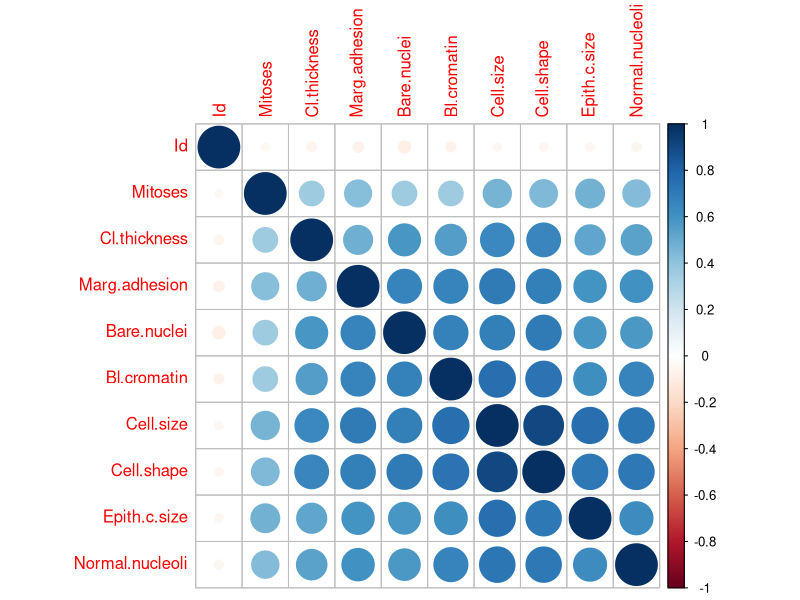

Recreate this plot in R. (Note: this script raises an error after producing the figure.)
## ---- chunk 1
knitr::opts_chunk$set(echo = TRUE)
## ---- chunk 2
library(tidyverse)
library(caret)
library(randomForest)
library(mlbench)
library(glmnet)
## ---- chunk 3
data(BreastCancer)
head(BreastCancer)
dim(BreastCancer)
summary(BreastCancer$Class)
## ---- chunk 4
BreastCancer_num = transform(BreastCancer, Id = as.numeric(Id), 
                         Cl.thickness = as.numeric(Cl.thickness),
                         Cell.size = as.numeric(Cell.size),
                         Cell.shape = as.numeric(Cell.shape), 
                         Marg.adhesion = as.numeric(Marg.adhesion),
                         Epith.c.size = as.numeric(Epith.c.size),
                         Bare.nuclei = as.numeric(Bare.nuclei), 
                         Bl.cromatin = as.numeric(Bl.cromatin), 
                         Normal.nucleoli = as.numeric(Normal.nucleoli),
                         Mitoses = as.numeric(Mitoses))

BreastCancer_num[is.na(BreastCancer_num)] = 0

#calculate correlation matrix using pearson correlation (others include spearman and kendall)
correlation_matrix = cor(BreastCancer_num[,1:10])

#visualize correlation matrix
library(corrplot)
corrplot(correlation_matrix, order = "hclust")

#apply correlation filter of 0.7
highly_correlated <- colnames(BreastCancer[, -1])[findCorrelation(correlation_matrix, cutoff = 0.7, verbose = TRUE)]

#which features are highly correlated and can be removed
highly_correlated
## ---- chunk 5
data(BreastCancer)
BreastCancer_num = transform(BreastCancer, Id = as.numeric(Id), 
                         Cl.thickness = as.numeric(Cl.thickness),
                         Cell.size = as.numeric(Cell.size),
                         Cell.shape = as.numeric(Cell.shape), 
                         Marg.adhesion = as.numeric(Marg.adhesion),
                         Epith.c.size = as.numeric(Epith.c.size),
                         Bare.nuclei = as.numeric(Bare.nuclei), 
                         Bl.cromatin = as.numeric(Bl.cromatin), 
                         Normal.nucleoli = as.numeric(Normal.nucleoli),
                         Mitoses = as.numeric(Mitoses))

BreastCancer_num[is.na(BreastCancer_num)] = 0

#define the control 
control = rfeControl(functions = caretFuncs, number = 2)

# run the RFE algorithm
results = rfe(BreastCancer_num[,1:10], BreastCancer_num[,11], sizes = c(2,5,9), rfeControl = control, method = "svmRadial")

results
results$variables
## ---- chunk 6
set.seed(24)

#convert data
x = x <- as.matrix(BreastCancer_num[,1:10])
y = as.double(as.matrix(ifelse(BreastCancer_num[,11]=='benign', 0, 1))) 

#fit Lasso model 
cv.lasso <- cv.glmnet(x, y, family='binomial', alpha=1, parallel=TRUE, standardize=TRUE, type.measure='auc')

plot(cv.lasso)

cat('Min Lambda: ', cv.lasso$lambda.min, '\n 1Sd Lambda: ', cv.lasso$lambda.1se)
df_coef <- round(as.matrix(coef(cv.lasso, s=cv.lasso$lambda.min)), 2)

# See all contributing variables
df_coef[df_coef[, 1] != 0, ]
## ---- chunk 7
#data
data(BreastCancer)
train_size <- floor(0.75 * nrow(BreastCancer))
set.seed(24)
train_pos <- sample(seq_len(nrow(BreastCancer)), size = train_size)

#convert to numeric
BreastCancer_num = transform(BreastCancer, Id = as.numeric(Id), 
                         Cl.thickness = as.numeric(Cl.thickness),
                         Cell.size = as.numeric(Cell.size),
                         Cell.shape = as.numeric(Cell.shape), 
                         Marg.adhesion = as.numeric(Marg.adhesion),
                         Epith.c.size = as.numeric(Epith.c.size),
                         Bare.nuclei = as.numeric(Bare.nuclei), 
                         Bl.cromatin = as.numeric(Bl.cromatin), 
                         Normal.nucleoli = as.numeric(Normal.nucleoli),
                         Mitoses = as.numeric(Mitoses))

BreastCancer_num[is.na(BreastCancer_num)] = 0

train_classification <- BreastCancer_num[train_pos, ]
test_classification <- BreastCancer_num[-train_pos, ]

#fit a model
rfmodel = randomForest(Class ~ Id + Cl.thickness + Cell.size + Cell.shape + Marg.adhesion + Epith.c.size + Bare.nuclei + Bl.cromatin + Normal.nucleoli +  Mitoses, data=train_classification,  importance = TRUE, oob.times = 15, confusion = TRUE)

#rank features based on importance 
importance(rfmodel)

## ---- chunk 8
data(PimaIndiansDiabetes)
head(PimaIndiansDiabetes)
dim(PimaIndiansDiabetes)
summary(PimaIndiansDiabetes$diabetes)
## ---- chunk 9
control = rfeControl(functions = caretFuncs, number = 2)

results = rfe(PimaIndiansDiabetes[,1:8], PimaIndiansDiabetes[,9], sizes = c(2,5,7), rfeControl = control, method = "svmRadial")

results
results$variables
## ---- chunk 10
train_size <- floor(0.75 * nrow(PimaIndiansDiabetes))
set.seed(1)
train_pos <- sample(seq_len(nrow(PimaIndiansDiabetes)), size = train_size)

train_classification <- PimaIndiansDiabetes[train_pos, ]
test_classification <- PimaIndiansDiabetes[-train_pos, ]

rfmodel = randomForest(diabetes ~ pregnant + glucose + pressure + triceps + insulin + mass + pedigree + age, data=train_classification,  importance = TRUE, oob.times = 15, confusion = TRUE)

importance(rfmodel)
## ---- chunk 11
ctrl <- safsControl(functions = rfSA,
                        method = "repeatedcv",
                        repeats = 3,
                        improve = 5) # n iterations without improvement before a reset


set.seed(1)
sa_obj <- safs(x=train_classification[, 1:8], 
               y=train_classification[, 9],
               safsControl = ctrl)

sa_obj
